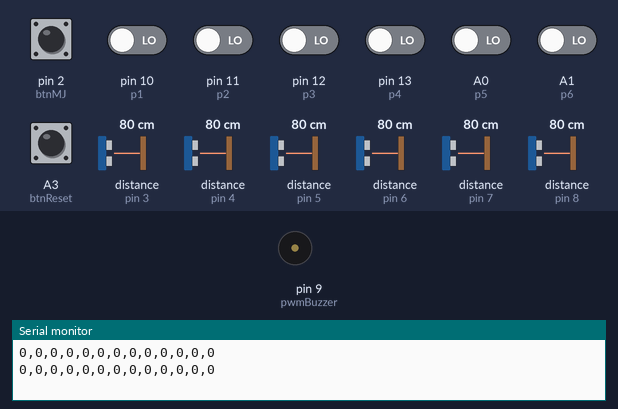
This sketch was run on a simulated Arduino Uno, built with avr-gcc and run on an emulated ATmega328P. Shown: buzzer (waves = sounding), the last lines printed to the serial monitor. Inputs (shaded band) come from the test bench; at power-on: A0 (p5), A1 (p6), A3 (btnReset), pin 2 (btnMJ), pin 10 (p1), pin 11 (p2), pin 12 (p3), pin 13 (p4) LOW, distance to the obstacle (sensors on pin 3, pin 4, pin 5, pin 6, pin 7, pin 8) 80 cm. The echo pulse lasts 58.3 µs per cm.

Above: at 1.7 s.
1.8 s: pin 2 (btnMJ) pulled HIGH for 1 s
At 3.5 s:
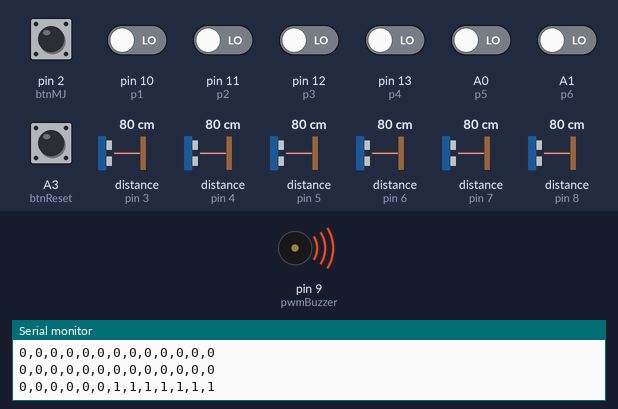
5.3 s: A3 (btnReset) pulled HIGH for 1 s
At 6.1 s:
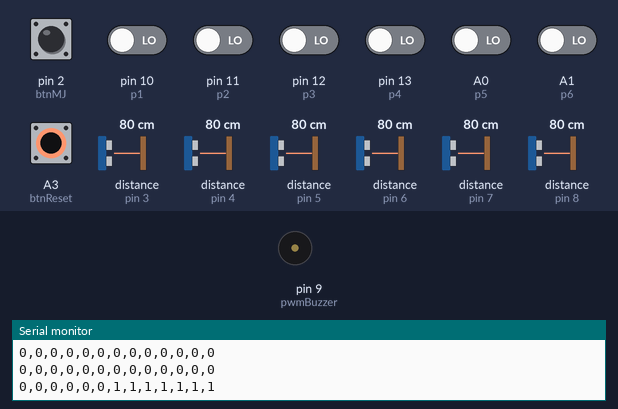
Timing chart, 0 to 8.3 s (numbered marks = the images above; inputs shaded):
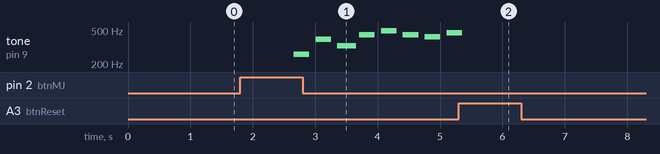

Measured:
- after the input at 1.8 s, tone on pin 9 (pwmBuzzer): plays 261 Hz for 0.25 s, 391 Hz for 0.25 s, 329 Hz for 0.30 s, 440 Hz for 0.25 s, 493 Hz for 0.25 s, 440 Hz for 0.25 s … (8 notes in this stretch), starting after 0.86 s
- after the input at 5.3 s, tone on pin 9 (pwmBuzzer): goes on until 5.4 s, then stays silent

The sketch:

ClashRoyaleArduino.ino
```cpp
#include <NewPing.h> //Se importa la librería para controlar los sensores ultrasonido

//Pines del echo y trigger para todos los sensores ultrasonido
int tgr1 = 3;
int tgr2 = 4;
int tgr3 = 5;
int tgr4 = 6;
int tgr5 = 7;
int tgr6 = 8;

//Se define la distancia máxima que leerá el ultrasonido
int max_distance = 50;

//Se define un pin PWM para el buzzer
int pwmBuzzer=9;

//Pines final de carrera
int p1 = 10;
int p2 = 11;
int p3 = 12;
int p4 = 13;
int p5 = A0;
int p6 = A1;

//Estados de los final de carrera
int player1 = 0;
int player2 = 0;
int player3 = 0;
int player4 = 0;
int player5 = 0;
int player6 = 0;

//Pines modo de juego y reset

int btnMJ = 2;
int btnReset = A3;

//variable modo de juego
int modoJuego = 0;

//Variables para posiciones finales
int usf1;
int usf2;
int usf3;
int usf4;
int usf5;
int usf6;

//Notas de GAME OVER
  String gameOver[] = {"do","sol","mi","la","si","la","sol#","la#","sol#","mi","re","mi",
                       "n","do","sol","mi","la","si","la","sol#","la#","sol#","mi","re","mi",
                       "n","do","sol","mi","la","si","la","sol#","la#","sol#","mi","re","mi",
                       "n","do","sol","mi","la","si","la","sol#","la#","sol#","mi","re","mi",
                       "n"};

//Contador para la música final
int notaActual = 0;


//Se Crean los objeto de la clase NewPing para cada ultrasonido*/
NewPing sonar1(tgr1, tgr1, max_distance);
NewPing sonar2(tgr2, tgr2, max_distance);
NewPing sonar3(tgr3, tgr3, max_distance);
NewPing sonar4(tgr4, tgr4, max_distance);
NewPing sonar5(tgr5, tgr5, max_distance);
NewPing sonar6(tgr6, tgr6, max_distance);

void setup() {
  //Se define la velocidad de trasmisión de datos en serie
  Serial.begin(9600);

  //Los pines para los sensores final de carrera se definen como inputs (incluyendo A0 y A1, que son 14 y 15 respectivamente);
  for(int x=10; x<=15;x++){
    pinMode(x, INPUT);
  }
  pinMode(A5, INPUT);
  pinMode(A4, INPUT);
  pinMode(A3, INPUT);

}

void loop() {
  /*
   * Se especifican 3 modos de juegos:
   * Modo 0: etapa de ubicación de los personajes. En este modo solo se leen las posiciones de los sensores ultrasonido.
   * Modo 1: etapa de guerra. En este modo solo se leen los estados del final de carrera
   * Modo 2: etapa de finalización. En ese modo ya no se leen datos de los sensores; simplemente se reproduce la canción final a través del buzzer.
   *
   * Las posiciones de los personajes varían de 0 a 50cm, relativos a la posición del sensor uS. En caso de que el sensor lea una distancia mayor, se devolverá un 0.
   *
   * Los estados de los personajes se declaran así:
   * Player_n = 0: Personaje vivo
   * Player_n  =  1:  Personaje muerto
   *
   * En el puerto serial se escribe una línea de datos con la siguiente estructura:
   *  usf1, usf2, usf3, usf4, usf5, usf6, player1, player2, player3, player4, player5, player6, modoJuego
   *
   */
  // Esperar 100ms  entre mediciones
  delay(100);
  //Se lee el estado del botón de jugadores listos
  int playersReady = digitalRead(btnMJ);
  //Se verifica si el botón de jugadores listos se ha pulsado.
  if(playersReady == 1){
    //Si se pulsó el botón, se cambia al modo de juego 1
    modoJuego = 1;

  }
  //Se lee el estado del botón de reiniciar partida
  int reset = digitalRead(btnReset);
  //Se verifica si el botón de reiniciar partida se ha pulsado.
  if(reset == 1){
    //Si se pulsó el botón, se cambia al modo de juego 0 y se reinician los valores de los estados de los personajes a 0.
    modoJuego = 0;
      player1 = 0;
      player2 = 0;
      player3 = 0;
      player4 = 0;
      player5 = 0;
      player6 = 0;
  }

  //Se verifica si uno de los jugadores ha derrotado a los 3 personajes enemigos. En tal caso, se pasa al modo de juego 2.
  if((player1 == 1 && player2 == 1 && player3 == 1) || (player4 == 1 && player5 == 1 && player6 == 1)){
    modoJuego = 2;
  }

  //Si se está en el modo de juego 0, se leen las distancias relativas de los personajes.
  if(modoJuego == 0){
  // Se obtiene la medición de tiempo de viaje del sonido se guarda en variables uS
  int uS1 = sonar1.ping_median();
  int uS2 = sonar2.ping_median();
  int uS3 = sonar3.ping_median();
  int uS4 = sonar4.ping_median();
  int uS5 = sonar5.ping_median();
  int uS6 = sonar6.ping_median();

  //Estos valores se almacenan en variables globales finales para tenerlos en caso de que se pase al modo de juego 1, en donde ya no se actualiza la distancia
  usf1 = uS1 / US_ROUNDTRIP_CM; // Calcular la distancia en cm. con base en una constante almacenada en una variable de la librería NewPing
  usf2 = uS2 / US_ROUNDTRIP_CM;
  usf3 = uS3 / US_ROUNDTRIP_CM;
  usf4 = uS4 / US_ROUNDTRIP_CM;
  usf5 = uS5 / US_ROUNDTRIP_CM;
  usf6 = uS6 / US_ROUNDTRIP_CM;

   // Imprimir los datos en la consola serial COM
    Serial.print(usf1);
    Serial.print(",");
    Serial.print(usf2);
    Serial.print(",");
     Serial.print(usf3);
    Serial.print(",");
    Serial.print(usf4);
    Serial.print(",");
     Serial.print(usf5);
    Serial.print(",");
    Serial.print(usf6);
    Serial.print(",0,0,0,0,0,0,"); //Los estados de los personajes deberían ser, en este caso, cero para todos. No hay necesidad de leer los sensores.
    Serial.print(modoJuego);
    Serial.println();

  //Si el modo de juego es 1, se leen los estados de cada sensor de carrera.
  }else if(modoJuego == 1){
    //Debido a que los sensores están conectados a NC (normalmente cerrado), se debe esperar a que este valor sea cero para actualizar el estado de los personajes
    //Se lee el estado del sensor. Si este es 0, se actualiza el estado del personaje.
   if(digitalRead(p1) == 0){
    player1 = 1;
    }//Nótese que no existe un else, lo que significa que una vez se ha cambiado el estado del personaje a 1 (muerto), ya no puede volver al estado 0 (vivo), a menos que se reinicie el juego
  if(digitalRead(p2) == 0){
    player2 = 1;
    }
  if(digitalRead(p3) == 0){
    player3 = 1;
    }
  if(digitalRead(p4) == 0){
  player4 = 1;
    }
  if(digitalRead(p5) == 0){
    player5 = 1;
    }
  if(digitalRead(p6) == 0){
    player6 = 1;
    }
    //Escribir estos datos en el puerto COM
    Serial.print(usf1); //Nótese que las posiciones de los personajes ya no se actualizan, por lo que este dato será invariable durante modo de juego 1
    Serial.print(",");
    Serial.print(usf2);
    Serial.print(",");
     Serial.print(usf3);
    Serial.print(",");
    Serial.print(usf4);
    Serial.print(",");
     Serial.print(usf5);
    Serial.print(",");
    Serial.print(usf6);
    Serial.print(",");
    Serial.print(/*digitalRead(p1)*/player1);
    Serial.print(",");
    Serial.print(/*digitalRead(p2)*/player2);
    Serial.print(",");
    Serial.print(/*digitalRead(p3)*/player3);
    Serial.print(",");
    Serial.print(/*digitalRead(p4)*/player4);
    Serial.print(",");
    Serial.print(/*digitalRead(p5)*/player5);
    Serial.print(",");
    Serial.print(/*digitalRead(p6)*/player6);
    Serial.print(",");
    Serial.print(modoJuego);
    Serial.println();
  } //Si el modo de juego es 2, simplemente se reproduce la música final en bucle hasta que se reinicie el juego
  else if(modoJuego == 2){
    musicaFinal();
  }

}

//Método que lee las notas que van a ser reproducidads y las envía por parámetro al método sonido
void musicaFinal(){
  if(notaActual<=52){
    sonido(gameOver[notaActual]);
    delay(250); //Tiempo de espera entre notas
    notaActual++;
  }else{
    notaActual= 0;
    delay(2000); //tiempo de espera después de reproducir la canción completa
  }

  }

//Método que recibe un identificador de la nota a reproducir y la reproduce usando la función tone
void sonido(String nota){
  double frecuencia = 0; //frecuencia por defecto
  int duracion = 250; //duración por defecto
  //Cada nota tiene una frecuencian en Hz diferente
  if(nota.equals("do")){
    frecuencia = 261.625565;
  }else if(nota.equals("re")){
    frecuencia = 293.664768;
  }else if(nota.equals("mi")){
    frecuencia = 329.627557;
    duracion=300; //algunas notas tienen una mayor duración
  }else if(nota.equals("fa")){
    frecuencia = 349.228231;
  }else if(nota.equals("sol")){
    frecuencia = 391.995436;
  }else if(nota.equals("la")){
    frecuencia = 440.000000;
  }else if(nota.equals("si")){
    frecuencia = 493.883301;
  }else if(nota.equals("sol#")){
    frecuencia = 415.000000;
  }else if(nota.equals("la#")){
    frecuencia = 466.000000;
  }else{
    frecuencia = 0;
  }
  tone(pwmBuzzer, frecuencia,duracion); //generates a square wave of the specified frequency (and 50% duty cycle) on a pin

}
```
